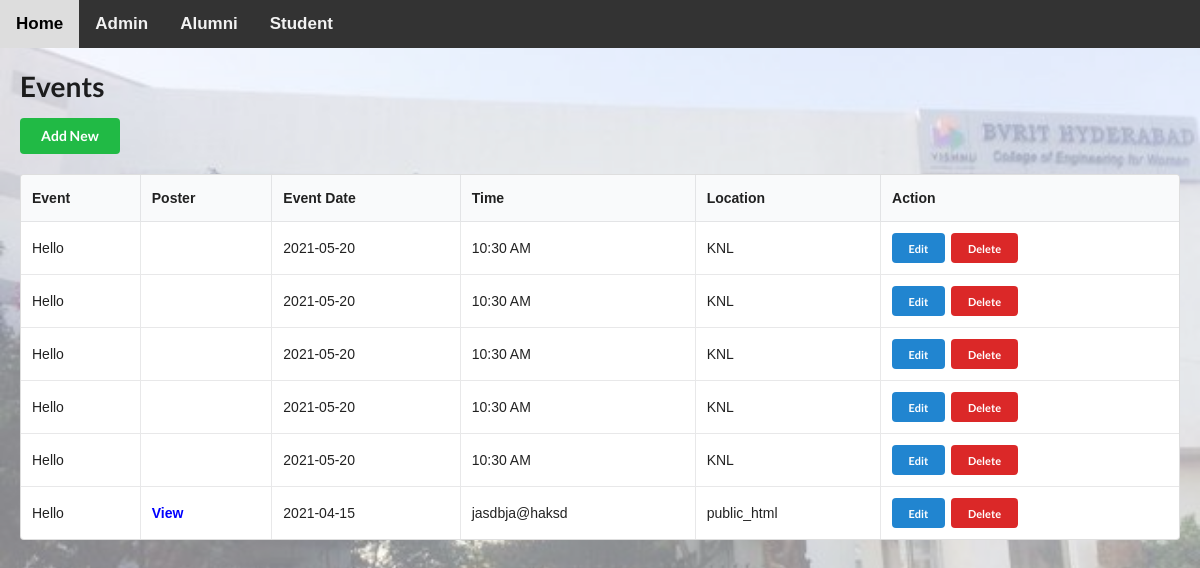
Screenshot of /events.php with the database file from the repository.
### tables this page shows
CREATE TABLE `event` (
  `id` int(11) NOT NULL,
  `event` text,
  `poster` text,
  `event_date` text,
  `time` text,
  `location` text
);

### functions.php (called while the page is built, shortened)
<?php
function get_results($sql, $format=""){
	global $conn;
	$result = $conn->query($sql);
	if ($result->num_rows > 0) {
	    $i = 0;
	    if ($format=="ARRAY_A") {
	    	while($row = $result->fetch_assoc()) {
		        $rows[$i++] = $row;
		    }
	    	return $rows;
	    } elseif ($format=="OBJECT_K") {
		    while($row = $result->fetch_assoc()) {
		        $rows[$row["id"]] = (object) $row;
		    }
	    	return $rows;
	    } else {
		    while($row = $result->fetch_assoc()) {
		        $rows[$i++] = (object) $row;
		    }
	    	$final = (object) $rows;
	    	return $final;
	    }
	} else {
	    return NULL;
	}
}
    ?>

### events.php (the view, shortened to what this page needs)
<?php
include 'header.php';
$table_name = 'event';
    ?>
        <?php
if(($_POST["action"]!='Edit') && $_POST["action"]!='Add New') {
    ?>
    <form method="POST"><input type="submit" name="action" value="Add New" class="ui green button"></form><br>
    <div style="overflow-x:auto">
    <table id="myTable" class="ui unstackable celled table dataTable">
        <thead>
            <tr>
                <th>Event</th>
                <th>Poster</th>
                <th>Event Date</th>
                <th>Time</th>
                <th>Location</th>
                <th>Action</th>
            </tr>
        </thead>
        <tbody>
            <?php
            $rows = get_results("SELECT * FROM $table_name ORDER BY id DESC");
            foreach($rows as $row){
                echo '<tr row-id="'.$row->id.'">';
                echo '<td>'.$row->event.'</td>';
                $file_url = $row->poster;
                echo '<td>';
                if($file_url){
                    echo '<a href="'.$file_url.'" target="_blank"><b>View<b></a>';
                }
                echo '</td>';
                echo '<td>'.$row->event_date.'</td>';
                echo '<td>'.$row->time.'</td>';
                echo '<td>'.$row->location.'</td>';
            ?>
            <td>
                <form method="post">
                <input type="submit" name="action" class="ui mini blue button" value="Edit">
                <input type="submit" name="action" class="ui mini red button" value="Delete">
                </form>
            </td>
            <?php
                echo '</tr>';
            }
            ?>
        </tbody>
    </table>
    </div>
    <?php
}

### rows the page displays
event: event "Hello", event_date "2021-05-20", time "10:30 AM", location "KNL"
event: event "Hello", event_date "2021-05-20", time "10:30 AM", location "KNL"
event: event "Hello", event_date "2021-05-20", time "10:30 AM", location "KNL"
event: event "Hello", event_date "2021-05-20", time "10:30 AM", location "KNL"
event: event "Hello", event_date "2021-05-20", time "10:30 AM", location "KNL"
event: event "Hello", event_date "2021-04-15", time "jasdbja@haksd", location "public_html"

### other values shown
$file_name "Events"
